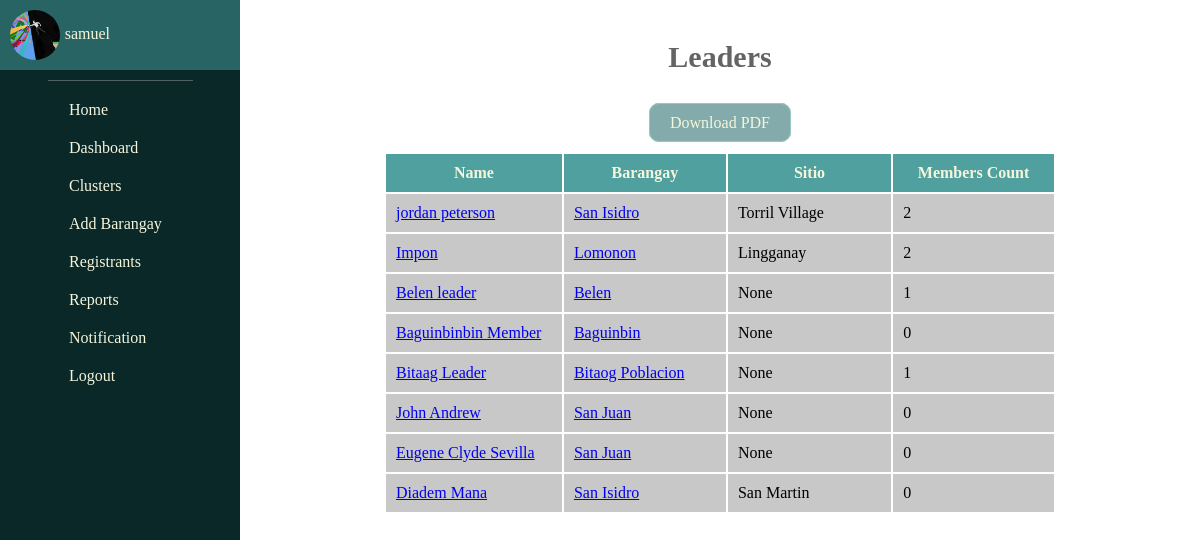
/report/leaders/ (signed in), run on an earlier commit of the app's database.
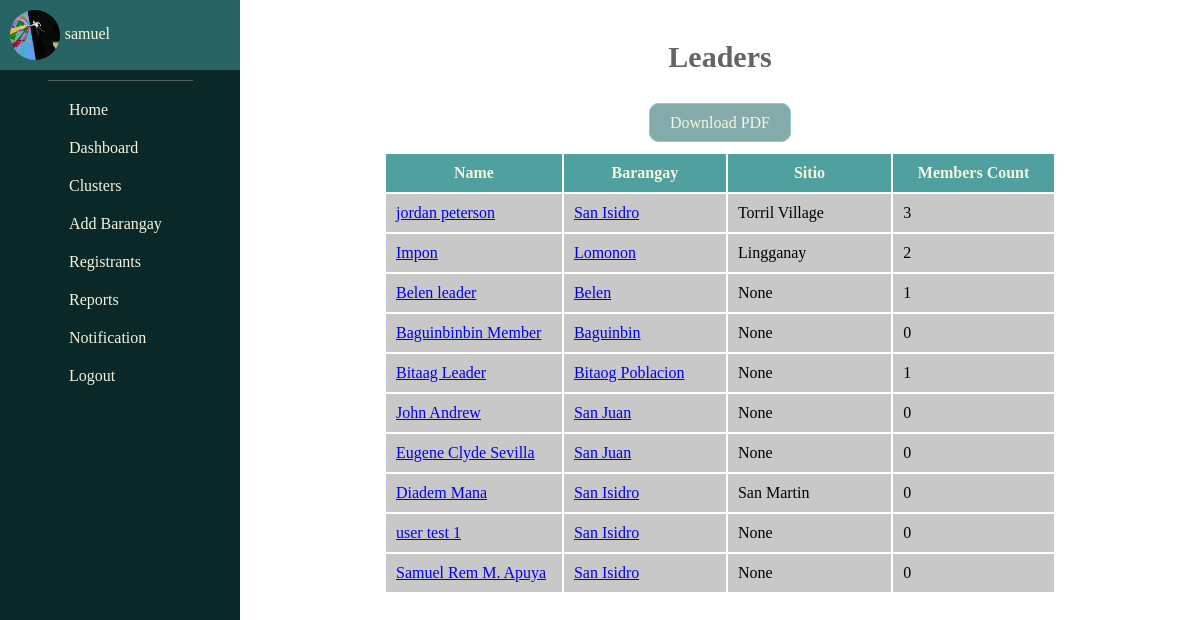
And on a later commit of the database.
### management/models.py (models this page shows, shortened)
class Cluster(models.Model):
    leader = models.ForeignKey(Leader, related_name='cluster_leader', on_delete=models.CASCADE)
    members = models.ManyToManyField(Member, related_name='cluster_member')

class Leader(models.Model):
    user = models.ForeignKey(User, related_name='leader_user', on_delete=models.CASCADE) # Added for version 2, 2/9/2024
    name = models.CharField(max_length=255)
    gender = models.ForeignKey(Gender, related_name='leader_gender', on_delete=models.CASCADE)
    age = models.IntegerField()
    brgy = models.ForeignKey(Barangay, related_name='leader_brgy', on_delete=models.CASCADE)
    sitio = models.ForeignKey(Sitio, related_name='leader_sitio', on_delete=models.CASCADE, null=True, blank=True)
    date_registered = models.DateTimeField(auto_now_add=True)
    image = models.ImageField(null=True, blank=True, upload_to="images/")

class Barangay(models.Model):
    brgy_name = models.CharField(max_length=255)
    brgy_voter_population = models.IntegerField(blank=True, null=True)
    lat = models.FloatField(blank=True, null=True)
    long = models.FloatField(blank=True, null=True)
    def __str__(self):
        return self.brgy_name
    class Meta:
        ordering = ['brgy_name']

class Sitio(models.Model):
    name = models.CharField(max_length=255)
    population = models.IntegerField(default=0, blank=True, null=True)
    brgy = models.ForeignKey(Barangay, related_name='brgy_sitio', on_delete=models.CASCADE)
    lat = models.FloatField(blank=True, null=True)
    long = models.FloatField(blank=True, null=True)
    def __str__(self):
        return self.name

### management/views.py (the view)
# urls.py: path('report/leaders/', views.all_leaders_report, name='leaders-report'),
def all_leaders_report(request):
    request_user = request.user
    logged_user = Individual.objects.get(user__username=request_user)
    leaders = Cluster.objects.all()
    leader_list = {}
    for leader in leaders:
        if leader not in leader_list:
            leader_list[leader] = len(leader.members.all())
        else:
            leader_list[leader].append(len(leader.members.all()))
    return render(request, 'leaders_report.html', {
        'leaders': leaders,
        'leader_list': leader_list,
        'logged_user': logged_user,
    })

### management/templates/leaders_report.html
{% extends 'base.html' %}
{% load static %}
{% block content %}
<section class="leaders-report-utmost-container-section">
    <div class="leader-report-title-header-div">
        Leaders
    </div>
    <div class="leaders-report-download-pdf-container-div">
        <a class="leaders-report-download-pdf" href="{% url 'leaders-report-pdf' %}">Download PDF</a>
    </div>
    <div class="leader-report-table-container-div">
        <table class="leader-report-table">
            <tr class="leader-report-table-row">
                <th class="leader-report-table-head">Name</th>
                <th class="leader-report-table-head">Barangay</th>
                <th class="leader-report-table-head">Sitio</th>
                <th class="leader-report-table-head">Members Count</th>
            </tr>
            {% for leader, count in leader_list.items %}
                <tr class="leader-report-table-row">
                    <td class="leader-report-table-data">
                        <a href="{% url 'cluster' leader.leader.name leader.leader.user %}">
                            {{ leader.leader.name }}
                        </a>
                    </td>
                    <td class="leader-report-table-data">
                        <a href="{% url 'member-brgy' leader.leader.brgy %}">
                            {{ leader.leader.brgy }}
                        </a>
                    </td>
                    <td class="leader-report-table-data">
                        <a >{{ leader.leader.sitio }}</a>
                    </td>
                    <td class="leader-report-table-data">{{ count }}</td>
                </tr>
            {% endfor %}
        </table>
    </div>
</section>
{% endblock %}

What changed in the data, as far as the page shows it:
computed for Cluster "jordan peterson": count "2" → "3"
added Cluster: leader.name "user test 1", leader.brgy "San Isidro", leader.sitio "None", count "0"
added Cluster: leader.name "Samuel Rem M. Apuya", leader.brgy "San Isidro", leader.sitio "None", count "0"
